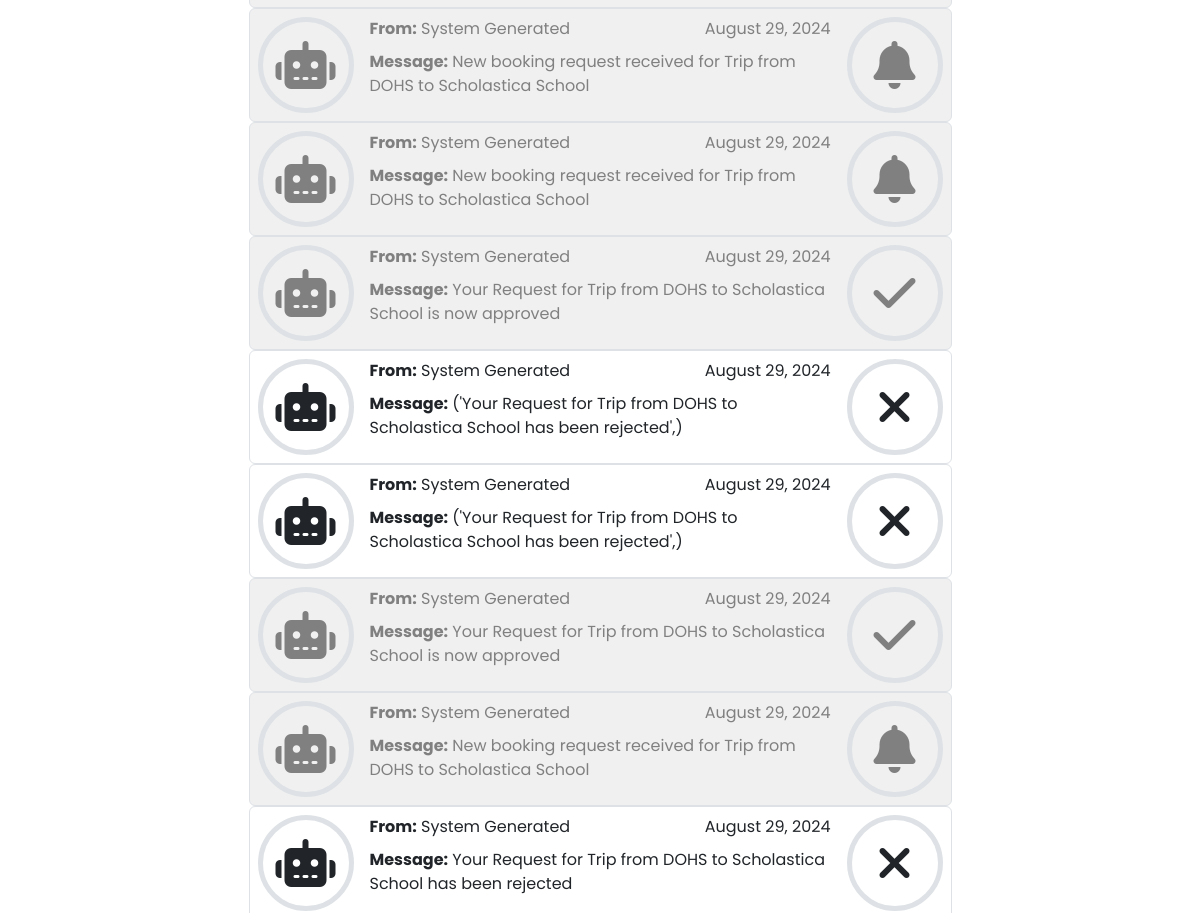
The app's page /mypage/1 (signed in, middle part), older data.
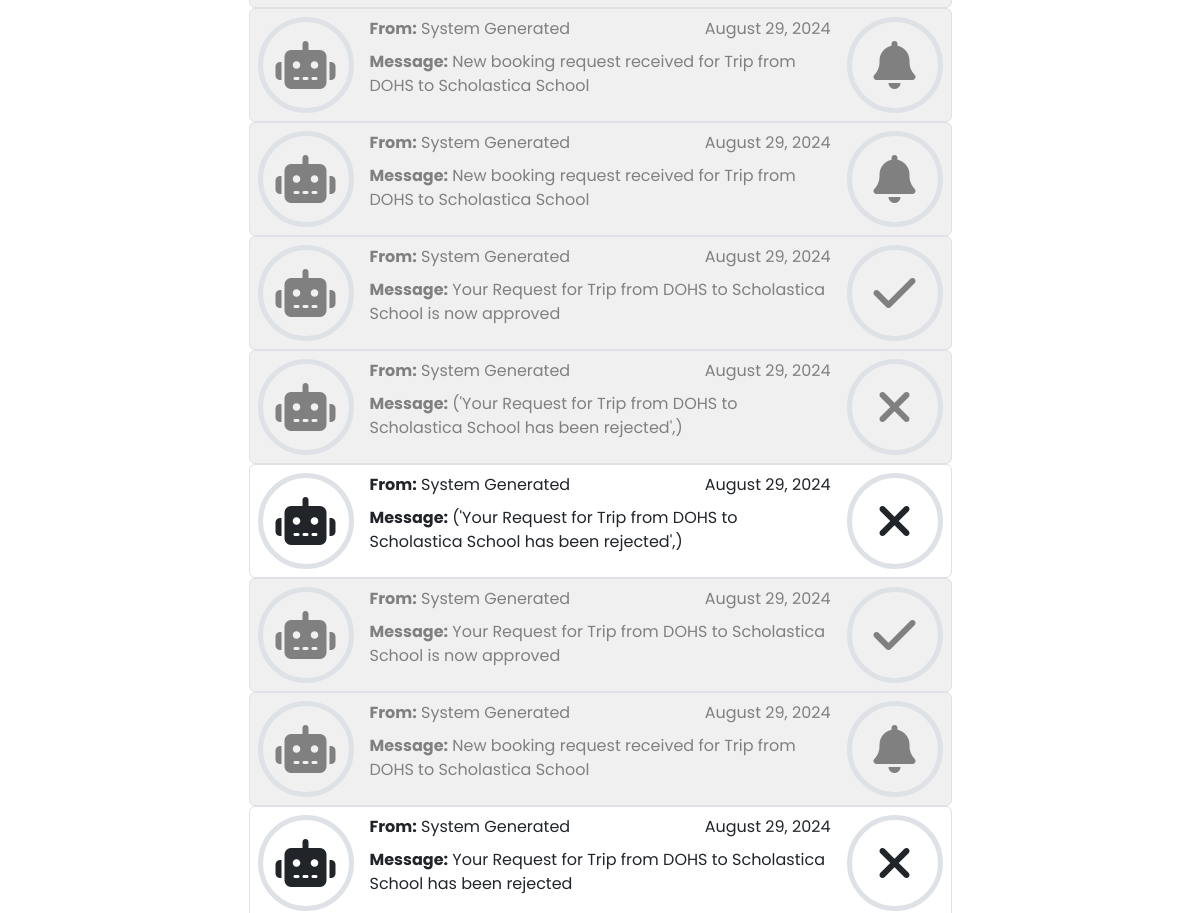
The same page, newer data.
### RideSharing/models.py (models this page shows)
class Messages(models.Model):
    MESSAGE_TYPE_CHOICES = [
        ('approval', 'Approval'),
        ('rejection', 'Rejection'),
        ('request', 'Request'),
        ('info', 'Info'),
    ]
    sender = models.ForeignKey(User, on_delete=models.SET_NULL, null=True, blank=True)
    recipient = models.ForeignKey(User, on_delete=models.CASCADE, related_name='message_recipient')
    content = models.TextField()
    time_stamp = models.DateTimeField(auto_now_add=True)
    system_message = models.BooleanField(default=True)
    read = models.BooleanField(default=False)
    underlying_trip = models.ForeignKey(Trips, on_delete=models.CASCADE)
    underlying_booking = models.ForeignKey(Spot_Bookings, on_delete=models.SET_NULL, null=True, blank=True)
    message_type = models.CharField(max_length=10, choices=MESSAGE_TYPE_CHOICES)

### RideSharing/views.py (the view)
# urls.py: path("mypage/<int:user_id>", views.mypage, name="mypage"),
@login_required(login_url ='/login')
def mypage(request, user_id):
    user = User.objects.get(id=user_id)
    my_messages = user.message_recipient.all()
    return render(request, "mypage.html", {
        'recipient' : user,
        'my_messages' : my_messages
    })

### RideSharing/templates/mypage.html (shortened to what this page needs)
{% extends "layout.html" %}
{% block body %}
    <ul class="boxes mx-auto list-unstyled">
        {% for message in my_messages %}
            <li
            onclick="handle_message_click(event)"
            data-message-id="{{message.id}}"
            data-trip-id="{{message.underlying_trip.id}}"
            data-booking-id="{{message.underlying_booking.id}}"
            class="d-flex border rounded booking_row {% if message.read %} mail_read {% endif %}"
            >
                <div class="border m-2 border-5 d-flex justify-content-center align-items-center"
                style="font-size: 3rem; min-height: 6rem; min-width: 6rem; border-radius: 50%;">
                    {% if message.system_message %}
                        <i class="fa-solid fa-robot"></i>
                    {% else %}
                        <i class="fa-solid fa-user"></i>
                    {% endif %}
                </div>
                <div class="flex-fill p-2">
                    <div class="d-flex justify-content-between">
                        <div>
                            <strong>From:</strong>
                            {% if message.sender %}
                                {{ message.sender.username }}
                            {% else %}
                                System Generated
                            {% endif %}
                        </div>
                        <div>
                            {{ message.time_stamp|date:"F j, Y" }}
                        </div>
                    </div>
                    <div>
                        <strong>Message:</strong> {{ message.content }}
                    </div>
                </div>
                <div class="border m-2 border-5 d-flex justify-content-center align-items-center"
                style="font-size: 3rem; min-height: 6rem; min-width: 6rem; border-radius: 50%;">
                {% if message.message_type == 'request' %}
                    <i class="fa-solid fa-bell"></i>
                {% elif message.message_type == 'approval' %}
                    <i class="fa-solid fa-check"></i>
                {% elif message.message_type == 'rejection' %}
                    <i class="fa-solid fa-xmark"></i>
                {% else %}
                    <i class="fa-solid fa-comment"></i>
                {% endif %}
                </div>
            </li>
        {% empty %}
            <li>No messages found.</li>
        {% endfor %}
    </ul>
{% endblock %}

Row changes from the older to the newer data that the page shows:
changed Messages (number 4 of 8 on the later page): read False → True (drawn)
